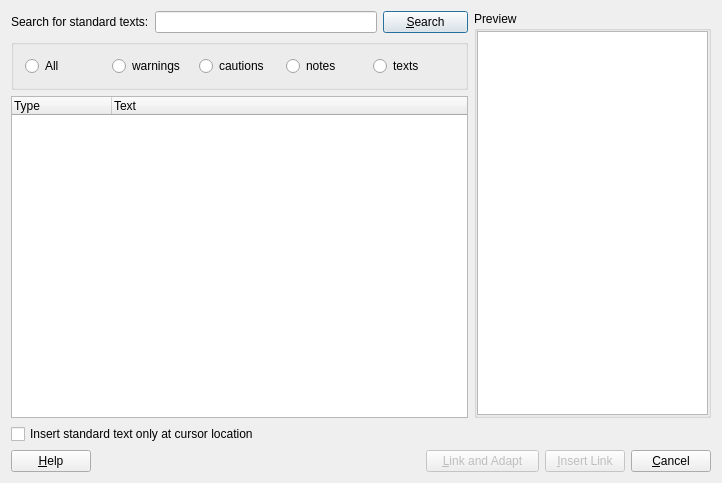
<?xml version="1.0" encoding="UTF-8"?>
<ui version="4.0">
 <class>CautionsWarningsDialog</class>
 <widget class="QDialog" name="CautionsWarningsDialog">
  <property name="geometry">
   <rect>
    <x>0</x>
    <y>0</y>
    <width>722</width>
    <height>483</height>
   </rect>
  </property>
  <property name="windowTitle">
   <string>Add Cautions and Warnings</string>
  </property>
  <layout class="QGridLayout">
   <item row="0" column="3" colspan="2">
    <widget class="QPushButton" name="searchButton_">
     <property name="text">
      <string>&amp;Search</string>
     </property>
     <property name="shortcut">
      <string>Alt+S</string>
     </property>
    </widget>
   </item>
   <item row="4" column="0">
    <widget class="QPushButton" name="helpButton_">
     <property name="text">
      <string>&amp;Help</string>
     </property>
     <property name="shortcut">
      <string>Alt+H</string>
     </property>
     <property name="autoDefault">
      <bool>false</bool>
     </property>
    </widget>
   </item>
   <item row="4" column="7">
    <widget class="QPushButton" name="cancelButton_">
     <property name="text">
      <string>&amp;Cancel</string>
     </property>
     <property name="shortcut">
      <string>Alt+C</string>
     </property>
     <property name="autoDefault">
      <bool>false</bool>
     </property>
    </widget>
   </item>
   <item row="4" column="6">
    <widget class="QPushButton" name="xincludeButton_">
     <property name="enabled">
      <bool>false</bool>
     </property>
     <property name="text">
      <string>&amp;Insert Link</string>
     </property>
     <property name="shortcut">
      <string>Alt+I</string>
     </property>
     <property name="autoDefault">
      <bool>false</bool>
     </property>
    </widget>
   </item>
   <item row="4" column="4" colspan="2">
    <widget class="QPushButton" name="linkButton_">
     <property name="enabled">
      <bool>false</bool>
     </property>
     <property name="text">
      <string>&amp;Link and Adapt</string>
     </property>
     <property name="shortcut">
      <string>Alt+L</string>
     </property>
     <property name="autoDefault">
      <bool>false</bool>
     </property>
    </widget>
   </item>
   <item row="4" column="1" colspan="3">
    <spacer name="Horizontal Spacing2">
     <property name="orientation">
      <enum>Qt::Horizontal</enum>
     </property>
     <property name="sizeType">
      <enum>QSizePolicy::Expanding</enum>
     </property>
     <property name="sizeHint" stdset="0">
      <size>
       <width>290</width>
       <height>20</height>
      </size>
     </property>
    </spacer>
   </item>
   <item row="0" column="0" colspan="2">
    <widget class="QLabel" name="searchTextLabel">
     <property name="sizePolicy">
      <sizepolicy hsizetype="Minimum" vsizetype="Preferred">
       <horstretch>0</horstretch>
       <verstretch>0</verstretch>
      </sizepolicy>
     </property>
     <property name="text">
      <string>Search for standard texts:</string>
     </property>
     <property name="wordWrap">
      <bool>false</bool>
     </property>
    </widget>
   </item>
   <item row="0" column="2">
    <widget class="QLineEdit" name="searchLineEdit_">
     <property name="sizePolicy">
      <sizepolicy hsizetype="MinimumExpanding" vsizetype="Fixed">
       <horstretch>0</horstretch>
       <verstretch>0</verstretch>
      </sizepolicy>
     </property>
    </widget>
   </item>
   <item row="3" column="0" colspan="3">
    <widget class="QCheckBox" name="checkBox_">
     <property name="text">
      <string>Insert standard text only at cursor location</string>
     </property>
    </widget>
   </item>
   <item row="2" column="0" colspan="5">
    <widget class="QTreeWidget" name="listView_">
     <property name="styleSheet">
      <string notr="true">QTreeWidget::branch{image:none;}</string>
     </property>
     <property name="rootIsDecorated">
      <bool>false</bool>
     </property>
     <column>
      <property name="text">
       <string>Type</string>
      </property>
     </column>
     <column>
      <property name="text">
       <string>Text</string>
      </property>
     </column>
    </widget>
   </item>
   <item row="0" column="5" rowspan="3" colspan="3">
    <widget class="QGroupBox" name="groupBox1">
     <property name="title">
      <string>Preview</string>
     </property>
     <layout class="QGridLayout">
      <property name="margin">
       <number>0</number>
      </property>
      <item row="0" column="0">
       <widget class="QTextEdit" name="textEdit_"/>
      </item>
     </layout>
    </widget>
   </item>
   <item row="1" column="0" colspan="5">
    <widget class="QGroupBox" name="filterGroupBox_">
     <property name="sizePolicy">
      <sizepolicy hsizetype="Preferred" vsizetype="Fixed">
       <horstretch>0</horstretch>
       <verstretch>0</verstretch>
      </sizepolicy>
     </property>
     <layout class="QGridLayout">
      <item row="0" column="4">
       <widget class="QRadioButton" name="textRadioButton_">
        <property name="text">
         <string>texts</string>
        </property>
        <attribute name="buttonGroup">
         <string notr="true">filterGroup_</string>
        </attribute>
       </widget>
      </item>
      <item row="0" column="3">
       <widget class="QRadioButton" name="noteRadioButton_">
        <property name="text">
         <string>notes</string>
        </property>
        <attribute name="buttonGroup">
         <string notr="true">filterGroup_</string>
        </attribute>
       </widget>
      </item>
      <item row="0" column="1">
       <widget class="QRadioButton" name="warnRadioButton_">
        <property name="text">
         <string>warnings</string>
        </property>
        <attribute name="buttonGroup">
         <string notr="true">filterGroup_</string>
        </attribute>
       </widget>
      </item>
      <item row="0" column="2">
       <widget class="QRadioButton" name="cauRadioButton_">
        <property name="text">
         <string>cautions</string>
        </property>
        <attribute name="buttonGroup">
         <string notr="true">filterGroup_</string>
        </attribute>
       </widget>
      </item>
      <item row="0" column="0">
       <widget class="QRadioButton" name="radioButton17">
        <property name="text">
         <string>All</string>
        </property>
        <attribute name="buttonGroup">
         <string notr="true">filterGroup_</string>
        </attribute>
       </widget>
      </item>
     </layout>
    </widget>
   </item>
  </layout>
 </widget>
 <layoutdefault spacing="6" margin="11"/>
 <pixmapfunction>qPixmapFromMimeSource</pixmapfunction>
 <tabstops>
  <tabstop>searchLineEdit_</tabstop>
  <tabstop>helpButton_</tabstop>
  <tabstop>linkButton_</tabstop>
  <tabstop>xincludeButton_</tabstop>
  <tabstop>cancelButton_</tabstop>
 </tabstops>
 <resources/>
 <connections>
  <connection>
   <sender>helpButton_</sender>
   <signal>clicked()</signal>
   <receiver>CautionsWarningsDialog</receiver>
   <slot>help()</slot>
   <hints>
    <hint type="sourcelabel">
     <x>20</x>
     <y>20</y>
    </hint>
    <hint type="destinationlabel">
     <x>20</x>
     <y>20</y>
    </hint>
   </hints>
  </connection>
  <connection>
   <sender>cancelButton_</sender>
   <signal>clicked()</signal>
   <receiver>CautionsWarningsDialog</receiver>
   <slot>reject()</slot>
   <hints>
    <hint type="sourcelabel">
     <x>20</x>
     <y>20</y>
    </hint>
    <hint type="destinationlabel">
     <x>20</x>
     <y>20</y>
    </hint>
   </hints>
  </connection>
  <connection>
   <sender>linkButton_</sender>
   <signal>clicked()</signal>
   <receiver>CautionsWarningsDialog</receiver>
   <slot>insertLink()</slot>
   <hints>
    <hint type="sourcelabel">
     <x>20</x>
     <y>20</y>
    </hint>
    <hint type="destinationlabel">
     <x>20</x>
     <y>20</y>
    </hint>
   </hints>
  </connection>
  <connection>
   <sender>xincludeButton_</sender>
   <signal>clicked()</signal>
   <receiver>CautionsWarningsDialog</receiver>
   <slot>insertXInclude()</slot>
   <hints>
    <hint type="sourcelabel">
     <x>20</x>
     <y>20</y>
    </hint>
    <hint type="destinationlabel">
     <x>20</x>
     <y>20</y>
    </hint>
   </hints>
  </connection>
  <connection>
   <sender>searchLineEdit_</sender>
   <signal>returnPressed()</signal>
   <receiver>CautionsWarningsDialog</receiver>
   <slot>search()</slot>
   <hints>
    <hint type="sourcelabel">
     <x>20</x>
     <y>20</y>
    </hint>
    <hint type="destinationlabel">
     <x>20</x>
     <y>20</y>
    </hint>
   </hints>
  </connection>
  <connection>
   <sender>searchButton_</sender>
   <signal>clicked()</signal>
   <receiver>CautionsWarningsDialog</receiver>
   <slot>search()</slot>
   <hints>
    <hint type="sourcelabel">
     <x>20</x>
     <y>20</y>
    </hint>
    <hint type="destinationlabel">
     <x>20</x>
     <y>20</y>
    </hint>
   </hints>
  </connection>
  <connection>
   <sender>listView_</sender>
   <signal>itemSelectionChanged()</signal>
   <receiver>CautionsWarningsDialog</receiver>
   <slot>selectionChanged()</slot>
   <hints>
    <hint type="sourcelabel">
     <x>236</x>
     <y>253</y>
    </hint>
    <hint type="destinationlabel">
     <x>360</x>
     <y>241</y>
    </hint>
   </hints>
  </connection>
  <connection>
   <sender>filterGroup_</sender>
   <signal>buttonClicked(int)</signal>
   <receiver>CautionsWarningsDialog</receiver>
   <slot>filterChanged()</slot>
   <hints>
    <hint type="sourcelabel">
     <x>-1</x>
     <y>-1</y>
    </hint>
    <hint type="destinationlabel">
     <x>360</x>
     <y>241</y>
    </hint>
   </hints>
  </connection>
 </connections>
 <buttongroups>
  <buttongroup name="filterGroup_"/>
 </buttongroups>
</ui>
